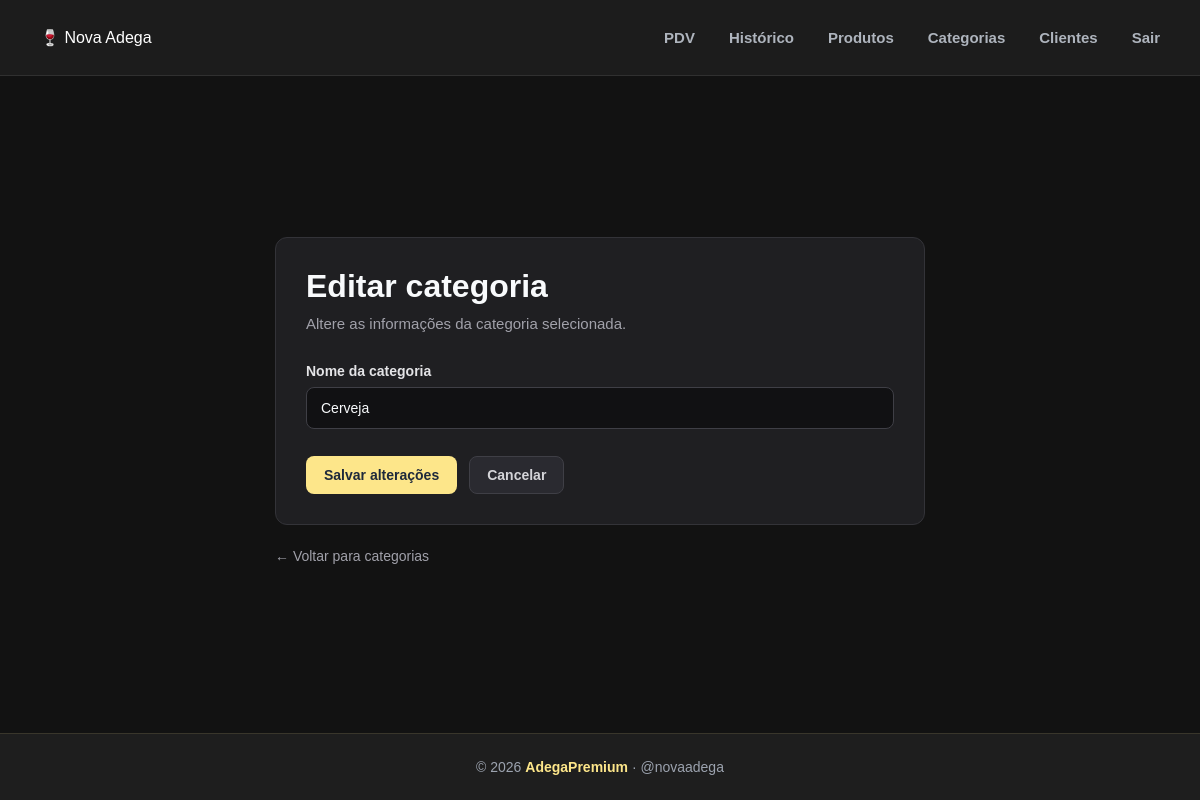
/categorias/1/editar (signed in), run on an earlier commit of the app's database.
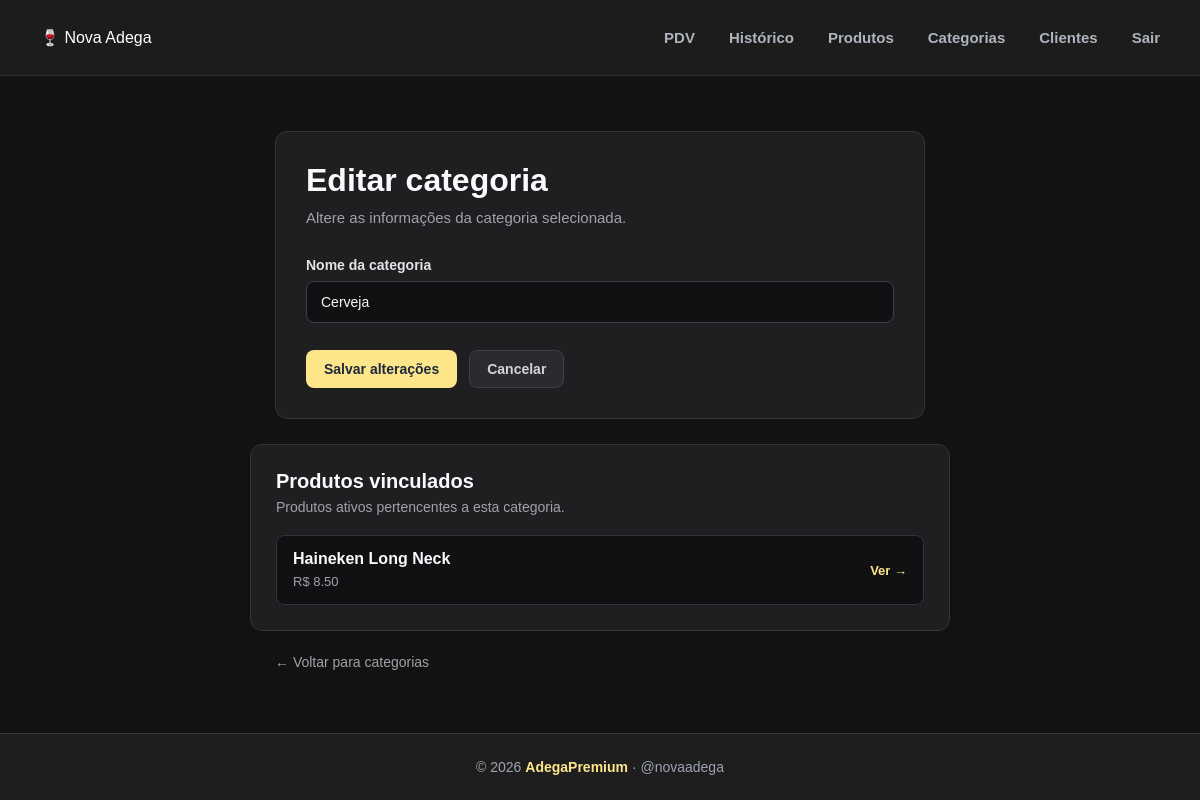
And on a later commit of the database.
### app/models/categoria.py (models this page shows)
class Categoria(Base):
    __tablename__ = "categorias"
    id = Column(
        Integer,
        primary_key=True,
        autoincrement=True,
        index=True
    )
    nome = Column(
        String(100),
        nullable=False,
        unique=True
    )
    ativo = Column(
        Boolean,
        nullable=False,
        default=True
    )
    produtos = relationship(
        "Produto",
        back_populates="categoria",
        lazy="select"
    )

### app/models/produto.py (models this page shows, shortened)
class Produto(Base):
    __tablename__ = "produtos"
    id = Column(Integer, primary_key=True, autoincrement=True, index=True)
    nome = Column(String(150), nullable=False, index=True)
    preco = Column(Float, nullable=False, default=0.0)
    estoque_atual = Column(Integer, nullable=False, default=0)
    ativo = Column(Boolean, default=True)
    imagem_path = Column(String(255), nullable=True)
    categoria_id = Column(Integer, ForeignKey("categorias.id", ondelete="SET NULL"), nullable=True )
    categoria = relationship("Categoria", back_populates="produtos")

### app/controllers/categoria_controller.py (the view)
@router.get("/{categoria_id}/editar")
def form_editar_categoria(
    categoria_id: int,
    request: Request,
    db: Session = Depends(get_db),
    admin = Depends(get_admin)
):
    editando = db.query(Categoria).filter(
        Categoria.id == categoria_id
    ).first()
    if not editando:
        return RedirectResponse(url="/categorias", status_code=302)
    return templates.TemplateResponse(
        request,
        "categorias/form.html",
        {
            "request":  request,
            "usuario":  admin,
            "editando": editando,
        }
    )

### app/templates/categorias/form.html (shortened to what this page needs)
{% extends "base.html" %}
{% block styles %}
<link rel="stylesheet" href="/static/CSS/categorias.css">
{% endblock %}
{% block content %}
<main class="container">
    <section class="form-categoria">
        <div class="form-titulo">
            <h1>
                {{ "Editar categoria" if editando else "Nova categoria" }}
            </h1>
            <p>
                {{
                    "Altere as informações da categoria selecionada."
                    if editando
                    else "Cadastre uma nova categoria para organizar os produtos."
                }}
            </p>
        </div>
        <form
            action="{{ '/categorias/' + editando.id|string + '/editar' if editando else '/categorias/nova' }}"
            method="post"
            class="categoria-form"
        >
            <div class="form-grupo">
                <label for="nome">
                    Nome da categoria
                </label>
                <input
                    type="text"
                    id="nome"
                    name="nome"
                    value="{{ editando.nome if editando else (valores.nome if valores else '') }}"
                    placeholder="Ex: Cervejas, Vinhos, Destilados..."
                    required
                    autofocus
                >
            </div>
            <div class="form-botoes">
                <button
                    type="submit"
                    class="btn-salvar"
                >
                    {{
                        "Salvar alterações"
                        if editando
                        else "Criar categoria"
                    }}
                </button>
                <a
                    href="/categorias"
                    class="btn-cancelar"
                >
                    Cancelar
                </a>
            </div>
        </form>
    </section>
    {% if editando and editando.produtos %}
    <section class="produtos-vinculados">
        <div class="titulo-vinculados">
            <h2>
                Produtos vinculados
            </h2>
            <p>
                Produtos ativos pertencentes a esta categoria.
            </p>
        </div>
        <div class="lista-produtos">
            {% for p in editando.produtos if p.ativo %}
            <a
                href="/produtos/{{ p.id }}"
                class="produto-vinculado"
            >
                <div>
                    <strong>
                        {{ p.nome }}
                    </strong>
                    <span>
                        R$ {{ "%.2f"|format(p.preco) }}
                    </span>
                </div>
                <span class="ver-produto">
                    Ver →
                </span>
            </a>
            {% else %}
            <p class="sem-produtos">
                Nenhum produto ativo vinculado.
            </p>
            {% endfor %}
        </div>
    </section>
    {% endif %}
    <div class="voltar">
        <a href="/categorias">
            ← Voltar para categorias
        </a>
    </div>
</main>
{% endblock %}

### app/templates/base.html (shortened to what this page needs)
<!DOCTYPE html>
<html lang="pt-BR">
<head>
    <link
        rel="stylesheet"
        href="/static/CSS/home.css"
    >
    {% block styles %}{% endblock %}
</head>
<body>
    {% block navbar %}
    <nav class="navbar">
        <div class="logo">
            <a href="/">
                🍷 Nova Adega
            </a>
        </div>
        <div class="menu">
            <a href="/pdv/">
                PDV
            </a>
            <a href="/movimentacoes/">
                Histórico
            </a>
            <a href="/produtos/">
                Produtos
            </a>
            <a href="/categorias/">
                Categorias
            </a>
            <a href="/clientes/">
                Clientes
            </a>
            <a
                href="/auth/logout"
                class="btn-sair"
            >
                Sair
            </a>
        </div>
    </nav>
    {% endblock %}
    {% block content %}{% endblock %}
    {% block footer %}
    <footer class="footer">
        <p>
            © 2026 <strong>AdegaPremium</strong> · @novaadega
        </p>
    </footer>
    {% endblock %}
</body>
</html>

### app/static/CSS/home.css (style rules this page uses)
* { margin: 0; padding: 0; box-sizing: border-box; }
html { scroll-behavior: smooth; min-height: 100%; }
body { font-family: Arial, Helvetica, sans-serif; background: #121212; color: #121212; min-height: 100vh; display: flex; flex-direction: column; }
.container { width: 100%; max-width: 1200px; margin: 0 auto; padding: 45px 40px; }
.navbar { width: 100%; min-height: 76px; display: flex; align-items: center; justify-content: space-between; padding: 0 40px; background: #1c1c1c; border-bottom: 1px solid #303030; }
.logo a { display: flex; align-items: center; gap: 12px; color: #ffffff !important; text-decoration: none !important; }
.menu { display: flex; align-items: center; gap: 34px; }
.menu a { position: relative; padding: 27px 0; color: #aeb4bd; text-decoration: none; font-size: 15px; font-weight: 600; transition: color 0.2s ease; }
.menu a::after { content: ""; position: absolute; left: 0; bottom: 0; width: 0; height: 2px; background: #f8e58c; transition: width 0.2s ease; }
button, .btn { border: none; background: #f8e58c; color: #171717; padding: 10px 18px; border-radius: 8px; font-weight: 700; cursor: pointer; text-decoration: none; transition: 0.2s ease; }
footer { margin-top: 40px; padding: 24px; text-align: center; background: #1c1c1c; border-top: 1px solid #303030; color: #8f969f; font-size: 14px; }
footer strong { color: #f8e58c; }
footer { margin-top: auto; padding: 25px; text-align: center; background: #1E1E1E; border-top: 1px solid rgba(253, 230, 138, 0.12); color: #9CA3AF; font-size: 14px; width: 100%; }
footer strong { color: #FDE68A; }

### app/static/CSS/categorias.css (style rules this page uses)
.container { width: 100%; max-width: 1200px; margin: 0 auto; padding: 40px 25px; }
.voltar { margin-top: 25px; }
.voltar a { color: #a1a1aa; text-decoration: none; font-size: 14px; transition: color 0.2s; }
.form-categoria { width: 100%; max-width: 700px; background: #1f1f22; border: 1px solid #333338; border-radius: 12px; padding: 30px; box-sizing: border-box; }
.form-titulo { margin-bottom: 28px; }
.form-titulo h1 { margin: 0 0 8px 0; font-size: 32px; color: #f8fafc; }
.form-titulo p { margin: 0; color: #a1a1aa; font-size: 15px; line-height: 1.5; }
.categoria-form { display: flex; flex-direction: column; gap: 22px; }
.form-grupo { display: flex; flex-direction: column; gap: 8px; }
.form-grupo label { color: #e4e4e7; font-size: 14px; font-weight: 600; }
.form-grupo input { width: 100%; box-sizing: border-box; padding: 12px 14px; background: #111113; color: #f8fafc; border: 1px solid #3f3f46; border-radius: 8px; font-size: 14px; outline: none; }
.form-grupo input::placeholder { color: #71717a; }
.form-botoes { display: flex; align-items: center; gap: 12px; margin-top: 5px; }
.btn-salvar { padding: 11px 18px; background: #FDE68A; color: #1e293b; border: none; border-radius: 8px; font-size: 14px; font-weight: 700; cursor: pointer; transition: 0.2s; }
.btn-cancelar { display: inline-flex; align-items: center; justify-content: center; padding: 10px 17px; background: #2a2a30; color: #d4d4d8; border: 1px solid #3f3f46; border-radius: 8px; text-decoration: none; font-size: 14px; font-weight: 600; transition: 0.2s; }
.produtos-vinculados { width: 100%; max-width: 700px; margin-top: 25px; padding: 25px; box-sizing: border-box; background: #1f1f22; border: 1px solid #333338; border-radius: 12px; }
.titulo-vinculados h2 { margin: 0 0 6px 0; color: #f8fafc; font-size: 20px; }
.titulo-vinculados p { margin: 0 0 20px 0; color: #a1a1aa; font-size: 14px; }
.lista-produtos { display: flex; flex-direction: column; gap: 10px; }
.produto-vinculado { display: flex; align-items: center; justify-content: space-between; gap: 15px; padding: 14px 16px; background: #111113; border: 1px solid #333338; border-radius: 8px; color: #e4e4e7; text-decoration: none; }
.produto-vinculado strong { display: block; margin-bottom: 4px; color: #f8fafc; }
.produto-vinculado span { color: #a1a1aa; font-size: 13px; }
.produto-vinculado .ver-produto { color: #FDE68A; font-weight: 600; }
.container:has(.form-categoria) { min-height: calc(100vh - 150px); display: flex; flex-direction: column; justify-content: center; align-items: center; box-sizing: border-box; }
.container:has(.form-categoria) .form-categoria { width: 100%; max-width: 650px; }
.container:has(.form-categoria) .voltar { width: 100%; max-width: 650px; margin-top: 22px; }

What changed in the data, as far as the page shows it:
added Produto: nome "Haineken Long Neck", preco "8.50"
Also different on the page:
text now shown: "Produtos vinculados Produtos ativos pertencentes a esta categoria."
